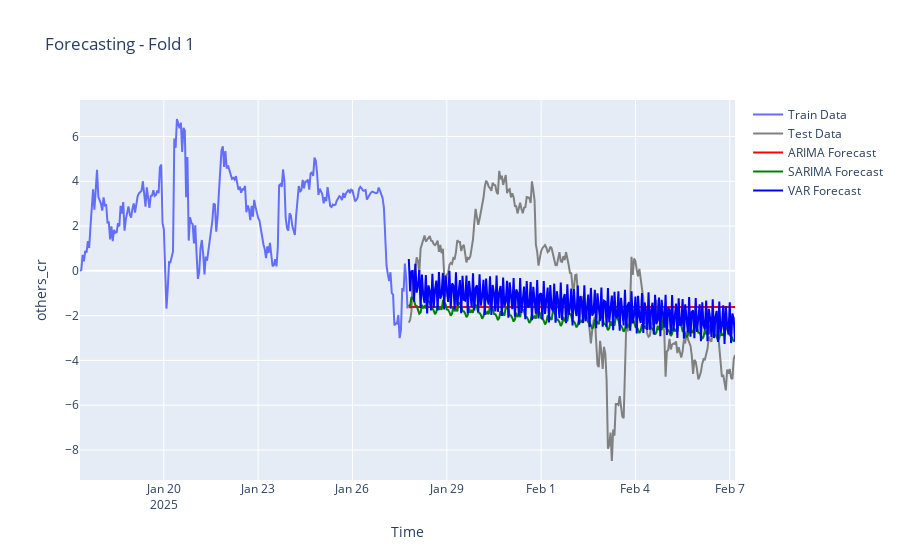

This figure's notebook cell:
### Markdown cell above
## Part 1: Data & Feature Engineering

**Objective:**  
Load raw price data (MetaTrader 5 or CSV) and transform it into a feature-rich dataset.

**Tasks:**
- Fetch historical bars  
- Apply `ta.add_all_ta_features` or custom features  
- (Optionally) create specific labels (multi-bar, double-barrier, regime, etc.)  
- Clean/prepare the final feature matrix **X** and target **y**

### Code cell
import sys
import os
import warnings
from pathlib import Path

# -----------------------------------------------------------------------------
# 1) SET PROJECT ROOT AND UPDATE PATH/WORKING DIRECTORY
# -----------------------------------------------------------------------------
project_root = Path.cwd().parent.parent  # Assuming notebook is in notebooks/time_series
sys.path.append(str(project_root))
os.chdir(str(project_root))
warnings.filterwarnings("ignore")

# -----------------------------------------------------------------------------
# 2) IMPORT LIBRARIES & MODULES
# -----------------------------------------------------------------------------
import pandas as pd
import numpy as np
import MetaTrader5 as mt5
import vectorbt as vbt
import plotly.graph_objects as go

# Time-Series Libraries
import statsmodels.api as sm
from statsmodels.tsa.arima.model import ARIMA
from statsmodels.tsa.statespace.sarimax import SARIMAX
from statsmodels.tsa.vector_ar.var_model import VAR

# Feature Engineering & Data Loader
from data.data_loader import get_data_mt5
from features.feature_engineering import add_all_ta_features
from models.model_training import walk_forward_splits
from sklearn.metrics import mean_absolute_error, mean_squared_error

# -----------------------------------------------------------------------------
# 3) DATA LOADING & FEATURE ENGINEERING
# -----------------------------------------------------------------------------
if not mt5.initialize():
    print("Failed to initialize MT5")
else:
    data = get_data_mt5(symbol="BTCUSD", timeframe=mt5.TIMEFRAME_H1, n_bars=1000)
    mt5.shutdown()

df = add_all_ta_features(data).dropna()  # Apply technical indicators

# Select features and target (closing price prediction)
X = df.drop(columns=["close"])
y = df["close"]

print(f"✅ Features (X): {X.shape}, Target (y): {y.shape}")

# -----------------------------------------------------------------------------
# 4) WALK-FORWARD SPLITS
# -----------------------------------------------------------------------------
folds = walk_forward_splits(X, y, n_splits=3)  # Apply walk-forward splits
print(f"✅ {len(folds)} folds created for walk-forward validation!")

# Dictionary to store each fold's results and the best feature used
fold_results = {}

# -----------------------------------------------------------------------------
# 5) TIME-SERIES MODELS TRAINING, FORECASTING & EVALUATION FOR EACH FOLD
# -----------------------------------------------------------------------------
for fold_i, (X_train_fold, y_train_fold, X_test_fold, y_test_fold) in enumerate(folds, start=1):
    print(f"\n===== Fold {fold_i} =====")
    
    # Convert train/test folds into DataFrame format
    df_train = pd.DataFrame(X_train_fold, columns=X.columns)
    df_train["target"] = y_train_fold.values

    df_test = pd.DataFrame(X_test_fold, columns=X.columns)
    df_test["target"] = y_test_fold.values

    # Select Best Feature (based on correlation with target), excluding the 'target' column
    feature_corr = df_train.drop(columns=["target"]).corrwith(df_train["target"]).abs().sort_values(ascending=False)
    best_feature = feature_corr.index[0]
    print(f"🔹 Best Feature Selected: {best_feature}")

    # ----- Model 1: ARIMA -----
    arima_model = ARIMA(df_train[best_feature].dropna(), order=(1, 1, 1))
    arima_result = arima_model.fit()
    arima_forecast = arima_result.forecast(steps=len(df_test))
    df_test["arima_forecast"] = arima_forecast.values

    # ----- Model 2: SARIMA -----
    sarima_model = SARIMAX(df_train[best_feature].dropna(), order=(1, 1, 1), seasonal_order=(1, 1, 1, 12))
    sarima_result = sarima_model.fit()
    sarima_forecast = sarima_result.forecast(steps=len(df_test))
    df_test["sarima_forecast"] = sarima_forecast.values

    # ----- Model 3: VAR (Multi-Feature Model) -----
    df_var = df_train.drop(columns=["target"]).dropna()
    if df_var.empty:
        print(f"⚠️ Skipping VAR model for Fold {fold_i} due to insufficient data!")
        df_test["var_forecast"] = np.nan
    else:
        var_model = VAR(df_var)
        var_result = var_model.fit(maxlags=5)

        # Ensure df_test has the necessary features for VAR
        df_var_test = df_test.drop(columns=["target"]).dropna()
        if df_var_test.empty:
            print(f"⚠️ Skipping VAR forecast for Fold {fold_i} due to missing features!")
            df_test["var_forecast"] = np.nan
        else:
            # Forecast using the last 5 observations from df_var
            var_forecast = var_result.forecast(df_var.values[-5:], steps=len(df_var_test))
            var_forecast_df = pd.DataFrame(var_forecast, columns=df_var.columns)

            # If the best feature exists in the VAR forecast, use it
            if best_feature in var_forecast_df.columns:
                df_test["var_forecast"] = var_forecast_df[best_feature].values
            else:
                print(f"⚠️ Best feature '{best_feature}' missing from VAR forecast in Fold {fold_i}. Filling with NaNs.")
                df_test["var_forecast"] = np.nan

    # -----------------------------------------------------------------------------
    # PLOTTING FORECASTS FOR THE CURRENT FOLD
    # -----------------------------------------------------------------------------
    fig = go.Figure()
    fig.add_trace(go.Scatter(x=df_train.index, y=df_train[best_feature], name="Train Data"))
    fig.add_trace(go.Scatter(x=df_test.index, y=df_test[best_feature], name="Test Data", line=dict(color="gray")))
    fig.add_trace(go.Scatter(x=df_test.index, y=df_test["arima_forecast"], name="ARIMA Forecast", line=dict(color="red")))
    fig.add_trace(go.Scatter(x=df_test.index, y=df_test["sarima_forecast"], name="SARIMA Forecast", line=dict(color="green")))
    fig.add_trace(go.Scatter(x=df_test.index, y=df_test["var_forecast"], name="VAR Forecast", line=dict(color="blue")))
    fig.update_layout(title=f"Forecasting - Fold {fold_i}", xaxis_title="Time", yaxis_title=best_feature)
    fig.show()

    # -----------------------------------------------------------------------------
    # Evaluate Forecasts (for each model) within the fold
    # -----------------------------------------------------------------------------
    def evaluate_forecasts(actual, predicted, model_name):
        mae = mean_absolute_error(actual, predicted)
        rmse = np.sqrt(mean_squared_error(actual, predicted))
        print(f"🔹 {model_name} - Fold {fold_i}: MAE = {mae:.4f}, RMSE = {rmse:.4f}")

    # Fill any missing forecast values (backward fill)
    df_test["arima_forecast"].fillna(method="bfill", inplace=True)
    df_test["sarima_forecast"].fillna(method="bfill", inplace=True)
    df_test["var_forecast"].fillna(method="bfill", inplace=True)

    # Store the fold's results along with the best feature used
    fold_results[fold_i] = {"df": df_test.copy(), "best_feature": best_feature}

    # Optional: Evaluate immediately for the current fold (dropping NaNs)
    df_test_cleaned = df_test.dropna(subset=[best_feature, "arima_forecast", "sarima_forecast", "var_forecast"])
    if df_test_cleaned.empty:
        print(f"⚠️ Warning: No valid forecast samples for evaluation in Fold {fold_i}.")
    else:
        evaluate_forecasts(df_test_cleaned[best_feature], df_test_cleaned["arima_forecast"], "ARIMA")
        evaluate_forecasts(df_test_cleaned[best_feature], df_test_cleaned["sarima_forecast"], "SARIMA")
        evaluate_forecasts(df_test_cleaned[best_feature], df_test_cleaned["var_forecast"], "VAR")

# -----------------------------------------------------------------------------
# 6) PRINT RESULTS SUMMARY ACROSS FOLDS
# -----------------------------------------------------------------------------
for fold_i, fold_info in fold_results.items():
    df_test = fold_info["df"]
    best_feature = fold_info["best_feature"]
    print(f"\n=== Fold {fold_i} Results Summary ===")

    # Drop rows with missing values in any key column
    df_test_cleaned = df_test.dropna(subset=[best_feature, "arima_forecast", "sarima_forecast", "var_forecast"])
    if df_test_cleaned.empty:
        print(f"⚠️ No valid forecast data available for evaluation in Fold {fold_i}.")
        continue

    mae_arima = mean_absolute_error(df_test_cleaned[best_feature], df_test_cleaned["arima_forecast"])
    rmse_arima = np.sqrt(mean_squared_error(df_test_cleaned[best_feature], df_test_cleaned["arima_forecast"]))

    mae_sarima = mean_absolute_error(df_test_cleaned[best_feature], df_test_cleaned["sarima_forecast"])
    rmse_sarima = np.sqrt(mean_squared_error(df_test_cleaned[best_feature], df_test_cleaned["sarima_forecast"]))

    mae_var = mean_absolute_error(df_test_cleaned[best_feature], df_test_cleaned["var_forecast"])
    rmse_var = np.sqrt(mean_squared_error(df_test_cleaned[best_feature], df_test_cleaned["var_forecast"]))

    print(f"📌 ARIMA - MAE: {mae_arima:.4f}, RMSE: {rmse_arima:.4f}")
    print(f"📌 SARIMA - MAE: {mae_sarima:.4f}, RMSE: {rmse_sarima:.4f}")
    print(f"📌 VAR    - MAE: {mae_var:.4f}, RMSE: {rmse_var:.4f}")

### Figure 1 — Plotly figure (JSON) as saved in the notebook; plotly's stock layout.template omitted (floating-point values rounded to 4 significant figures; data arrays with more than 128 entries replaced by an {"elided": "..."} marker saying what was removed)
{"data": [{"name": "Train Data", "type": "scatter", "x": {"elided": "250 str values"}, "y": {"elided": "250 float values"}}, {"line": {"color": "gray"}, "name": "Test Data", "type": "scatter", "x": {"elided": "250 str values"}, "y": {"elided": "250 float values"}}, {"line": {"color": "red"}, "name": "ARIMA Forecast", "type": "scatter", "x": {"elided": "250 str values"}, "y": {"elided": "250 float values"}}, {"line": {"color": "green"}, "name": "SARIMA Forecast", "type": "scatter", "x": {"elided": "250 str values"}, "y": {"elided": "250 float values"}}, {"line": {"color": "blue"}, "name": "VAR Forecast", "type": "scatter", "x": {"elided": "250 str values"}, "y": {"elided": "250 float values"}}], "layout": {"title": {"text": "Forecasting - Fold 1"}, "xaxis": {"title": {"text": "Time"}}, "yaxis": {"title": {"text": "others_cr"}}}}
